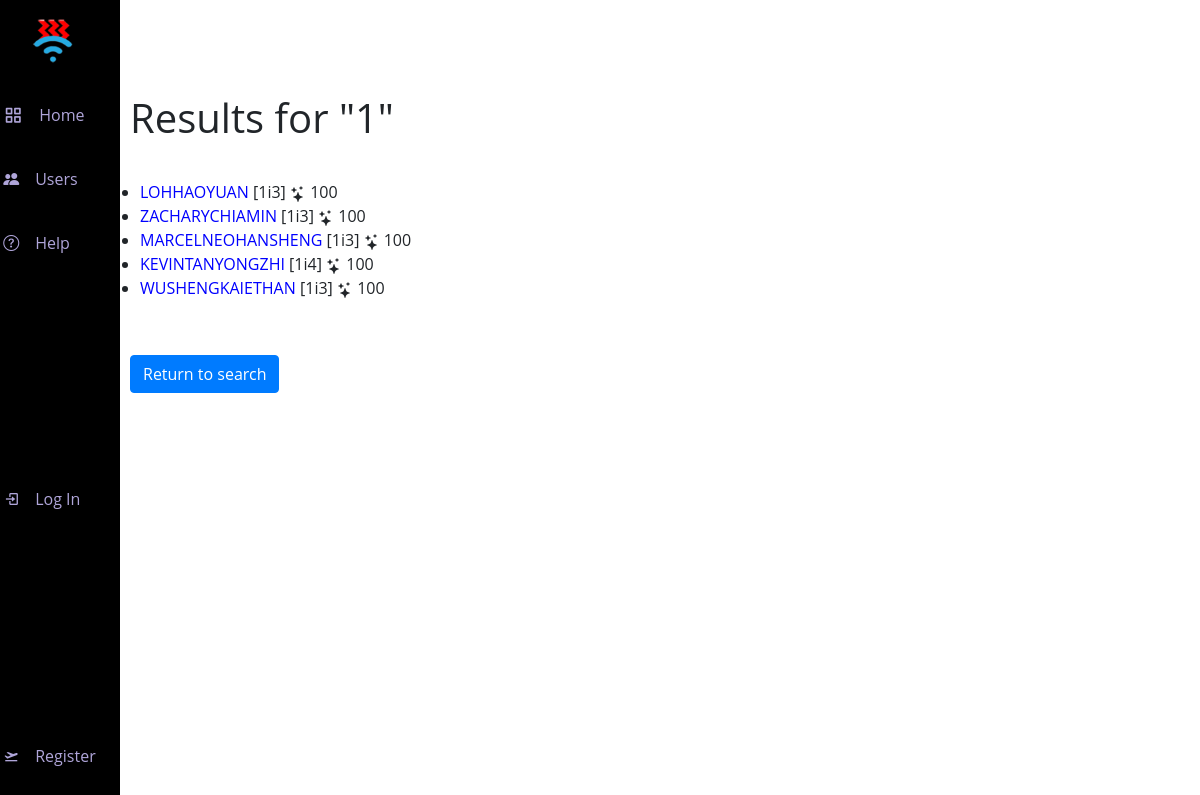
Before: /search with the older database file.
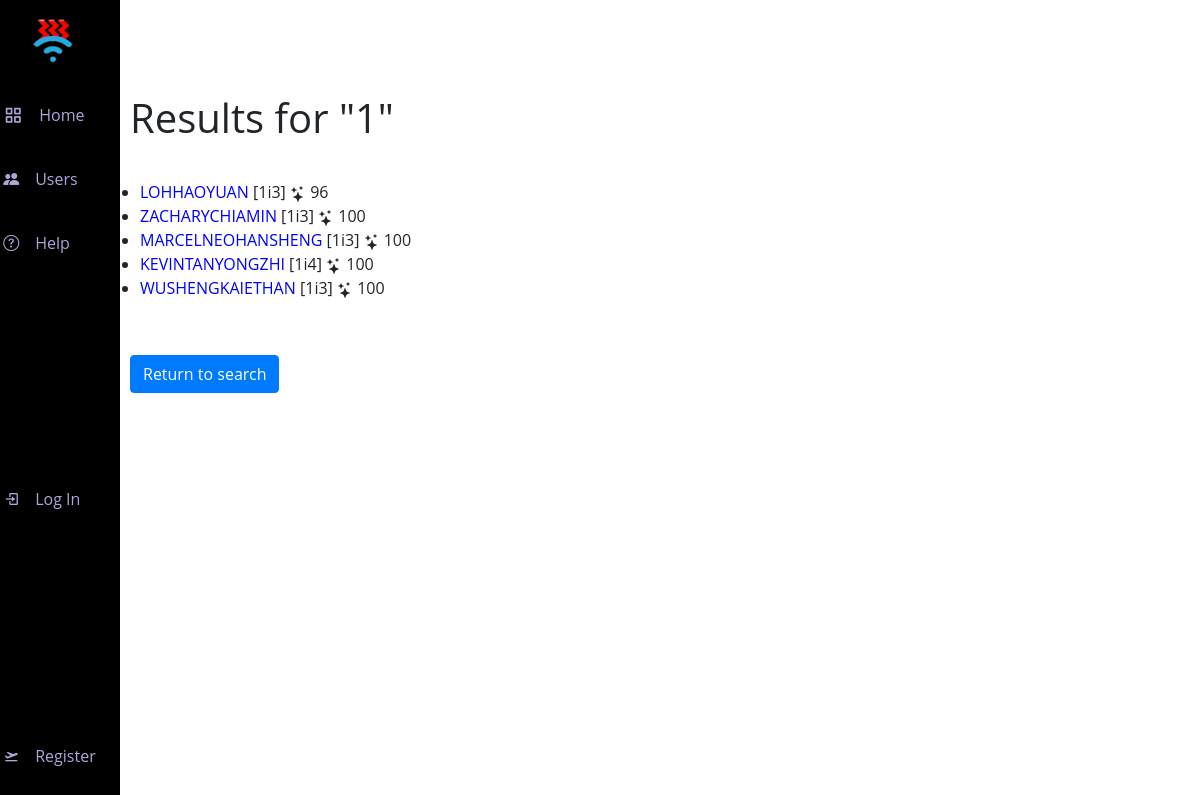
After: the same page with the newer database file.
### ourapp/models.py (models this page shows)
class User(AbstractUser):
    hciclass = models.CharField(max_length=3, null=False, blank=False)
    consortium = models.CharField(max_length=8, null=True, blank=True)
    bio = models.TextField(max_length=500, null=True, blank=True)
    reputation = models.IntegerField(null=False, blank=False, default=100)
    email = models.EmailField(null=False, max_length=26, blank=False)
    reputation_multiplier = models.IntegerField(default = 1)
    darkModeOn = models.BooleanField(default=True)
    name_colour = models.CharField(max_length=7, default="#000000")
    banned = models.BooleanField(default=False)

### ourapp/views.py (the view)
# urls.py: path("search", views.search, name="search"),
def search(request):
    query = str(request.GET.get('q', 1))
    query.strip()
    searchq = query.replace(' ', '')
    search_filter = str(request.GET.get('filter', 1))
    if search_filter == "filter_username":
        searchq = searchq.upper()
        try:
            h = User.objects.get(username=searchq)
            return HttpResponseRedirect(reverse("profile", kwargs={"username":searchq}))
        except:
            data = User.objects.all()
            user_list = []
            for user in data:
                if searchq in user.username:
                    user_list.append(user)
            return render(request, "ourapp/user_search_results.html", {
                "data": user_list,
                "searchq" : query
            })
    else:
        data = User.objects.filter(hciclass__contains=searchq)
        return render(request, "ourapp/user_search_results.html", {
            "data": data,
            "searchq": query
        })

### ourapp/templates/ourapp/user_search_results.html (shortened to what this page needs)
{% extends "ourapp/layout.html" %}
{% block body %}
    <h1 class="needspad">Results for "{{searchq}}"</h1>
    <ul>
        {% for user in data %}
            <li>
                <a href="{% url 'profile' user %}">{{user.username}}</a>
                <span>
                    [{{user.hciclass}}]
                    {{user.reputation}}
                </span>
            </li>
        {% endfor %}
    </ul>
    <h1 class="needspad"><a class="btn btn-primary" href="{% url 'users'%}">Return to search</a></h1>
{% endblock %}

### ourapp/templates/ourapp/layout.html (shortened to what this page needs)
{% load static %}
<!doctype html>
<html lang="en">
  <head>
    <link href="/static/ourapp/styles.css" rel="stylesheet">
    <link href='https://unpkg.com/boxicons@2.1.2/css/boxicons.min.css' rel='stylesheet'>
    <link rel="stylesheet" href="https://cdn.jsdelivr.net/npm/bootstrap-icons@1.8.3/font/bootstrap-icons.css">
    <link rel="stylesheet" href="https://cdn.jsdelivr.net/npm/bootstrap@4.6.1/dist/css/bootstrap.min.css">
  </head>
  <body id="body" >
  <div class="l-navbar" id="nav-bar">
    <nav class="nav">
      <div>
        <span class="nav_logo-name">
          <img width="45" height="45" style="margin-left: 30px; margin-right: 30px; margin-bottom: 30px;" class="d-inline-block align-top2" id="ourhcilogo" src="{% static 'ourapp/ourhci-logo-2.png' %}">
        </span>
        <div class="nav_list">
          <a href="/" class="nav_link" id="a">
            <i class='bx bx-grid-alt nav_icon'></i>
            <span class="nav_name">Home</span>
          </a>
            <a href="/@" class="nav_link" id="c">
              <i class="bi bi-people-fill"></i>
              <span class="nav_name">Users</span>
            </a>
          <a href="/documentation" class="nav_link" id="e">
            <i class="bi bi-question-circle"></i>
            <span class="nav_name">Help</span>
          </a>
        </div>
      </div>
      {% if user.is_authenticated %}
          <a href="{% url 'profile' user%}" class="nav_link">
            <i class='bx bx-user-circle'></i>
            <span class="nav_name">Profile</span>
          </a>
          <a href="{% url 'logout' %}" class="nav_link">
            <i class='bx bx-log-out nav_icon'></i>
            <span class="nav_name">Sign Out</span>
          </a>
        {% else %}
          <a href="{% url 'login'%}" class="nav_link">
            <i class='bx bx-log-in'></i>
            <span class="nav_name">Log In</span>
          </a>
          <a href="{% url 'register'%}" class="nav_link">
            <i class='bx bxs-plane-take-off'></i>
            <span class="nav_name">Register</span>
          </a>
        {% endif %}
      </nav>
    </div>
    <div class="height-100">
      {% block body %}
      {% endblock %}
    </div>
  </body>
</html>

### ourapp/static/ourapp/styles.css (style rules this page uses)
body { font-family: 'Open Sans', sans-serif; background-color: #EAECEF }
.needspad { padding:30px; }
a { color:black; }

### ourapp/templates/ourapp/layout.html (style rules this page uses)
body { font-family: 'Open Sans', sans-serif; background-color: white; padding-left: 100px; position: relative; margin: var(--header-height) 0 0 0; padding: 0 1rem; font-size: var(--normal-font-size); transition: .5s; }
a { color: blue; text-decoration: none; }
img { max-width: 100%; height: auto; }
.needspad { padding: 30px; }
:root { --header-height: 3rem; --nav-width: 68px; --first-color: #000000; --first-color-light: #AFA5D9; --white-color: #F7F6FB; --body-font: 'Nunito', sans-serif; --normal-font-size: 1rem; --z-fixed: 100; }
.l-navbar { position: fixed; top: 0; left: -30%; width: 120px; height: 100vh; background-color: var(--first-color); padding: .5rem 1rem 0 0; transition: .5s; z-index: var(--z-fixed); }
.nav { height: 100%; display: flex; flex-direction: column; justify-content: space-between; overflow: hidden; }
.nav_logo-name { color: var(--white-color); font-weight: 700; }
.nav_icon { font-size: 1.25rem; }
.nav_link { position: relative; color: var(--first-color-light); margin-bottom: 1.5rem; transition: .3s; display: grid; grid-template-columns: max-content max-content; align-items: center; column-gap: 1rem; padding: .5rem 0 .5rem 0.2rem; }
.nav_name { font-size: 10; }
.height-100 { height: 100vh; }
@media screen and (min-width: 768px) { body { margin: calc(var(--header-height) + 1rem) 0 0 0; padding-left: calc(var(--nav-width) + 2rem); } }
@media screen and (min-width: 768px) { .l-navbar { left: 0; padding: 1rem 1rem 0 0; } }

Changed rows visible on the page:
changed User "LOHHAOYUAN": reputation "100" → "96"
